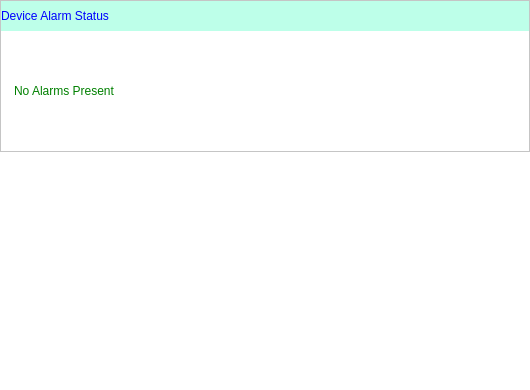
<?xml version="1.0" encoding="UTF-8"?>
<ui version="4.0">
 <class>Alarm_Status</class>
 <widget class="QWidget" name="Alarm_Status">
  <property name="geometry">
   <rect>
    <x>0</x>
    <y>0</y>
    <width>530</width>
    <height>390</height>
   </rect>
  </property>
  <property name="windowTitle">
   <string>Form</string>
  </property>
  <property name="styleSheet">
   <string notr="true">background-color: rgb(255, 255, 255);
</string>
  </property>
  <layout class="QVBoxLayout" name="verticalLayout_2">
   <property name="spacing">
    <number>0</number>
   </property>
   <property name="leftMargin">
    <number>0</number>
   </property>
   <property name="topMargin">
    <number>0</number>
   </property>
   <property name="rightMargin">
    <number>0</number>
   </property>
   <property name="bottomMargin">
    <number>0</number>
   </property>
   <item>
    <widget class="QFrame" name="home_frame_label_alarm_status">
     <property name="sizePolicy">
      <sizepolicy hsizetype="Preferred" vsizetype="Fixed">
       <horstretch>0</horstretch>
       <verstretch>0</verstretch>
      </sizepolicy>
     </property>
     <property name="styleSheet">
      <string notr="true">QFrame {
	margin: 10px;
	border: 1px solid rgb(124, 119, 119);
};</string>
     </property>
     <property name="frameShape">
      <enum>QFrame::StyledPanel</enum>
     </property>
     <property name="frameShadow">
      <enum>QFrame::Raised</enum>
     </property>
     <layout class="QVBoxLayout" name="verticalLayout">
      <property name="spacing">
       <number>0</number>
      </property>
      <property name="leftMargin">
       <number>0</number>
      </property>
      <property name="topMargin">
       <number>0</number>
      </property>
      <property name="rightMargin">
       <number>0</number>
      </property>
      <property name="bottomMargin">
       <number>0</number>
      </property>
      <item>
       <widget class="QLabel" name="home_label_alarm_status_1">
        <property name="minimumSize">
         <size>
          <width>0</width>
          <height>30</height>
         </size>
        </property>
        <property name="maximumSize">
         <size>
          <width>16777211</width>
          <height>50</height>
         </size>
        </property>
        <property name="styleSheet">
         <string notr="true">QLabel {
	margin: 0px;
	background-color: rgb(189, 255, 233);
	color: blue;
	border-top: 0px;
	border-right: 0px;
	border-left: 0px;
}</string>
        </property>
        <property name="text">
         <string>Device Alarm Status</string>
        </property>
       </widget>
      </item>
      <item>
       <widget class="QLabel" name="home_label_alarm_status_2">
        <property name="minimumSize">
         <size>
          <width>0</width>
          <height>120</height>
         </size>
        </property>
        <property name="styleSheet">
         <string notr="true">QLabel {
	padding: 10px;
	color: green;
	background-color: white;
	margin: 0px;
	border: 0px;
}</string>
        </property>
        <property name="text">
         <string>No Alarms Present</string>
        </property>
       </widget>
      </item>
     </layout>
    </widget>
   </item>
   <item>
    <spacer name="verticalSpacer">
     <property name="orientation">
      <enum>Qt::Vertical</enum>
     </property>
     <property name="sizeHint" stdset="0">
      <size>
       <width>20</width>
       <height>40</height>
      </size>
     </property>
    </spacer>
   </item>
  </layout>
 </widget>
 <resources/>
 <connections/>
</ui>
